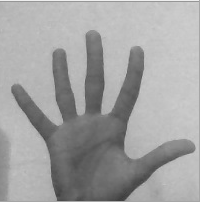
#> input picture hand.png, 200 x 202 px, found by its file name
$ jupyter execute hand_detection.ipynb
#> lines starting #> are read from the running program, lines starting #| are printed output that depends on the picture; after the words box and inside, x2 and y2 are one past the last pixel; in counts of white or black regions, pixels touching at a corner belong together
[cell 1]
import cv2
import numpy as np
import math

[cell 2]
from google.colab import drive
drive.mount("/content/gdrive")

[cell 3]
from matplotlib import pyplot as plt
img = cv2.imread("/content/gdrive/My Drive/ml/materials/hand.png")
#> img is the input picture: shape (202, 200, 3); min 59, max 237, mean 161.6

plt.imshow(img)
plt.axis("off")
plt.show()

[cell 4]
gray = cv2.cvtColor(img, cv2.COLOR_BGR2GRAY)
blurred = cv2.GaussianBlur(gray, (15,15), 0 )
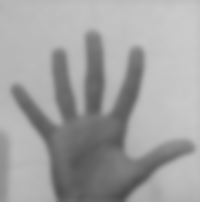
#> blurred: shape (202, 200); min 74, max 202, mean 161.5
_, threshed = cv2.threshold(blurred, 150, 255, cv2.THRESH_BINARY_INV)
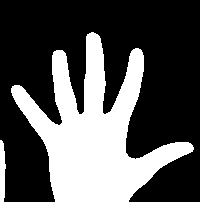
#> threshed: shape (202, 200); 32.9% white; 2 white regions, box (x1, y1, x2, y2) and area: (11, 32, 194, 202) 13008, (0, 140, 6, 202) 296
kernel = np.ones((3,3), dtype = np.uint8)
threshed = cv2.morphologyEx(threshed, cv2.MORPH_OPEN, kernel , iterations = 5 )
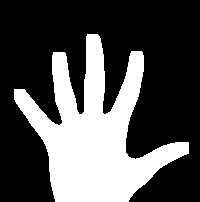
#> threshed: shape (202, 200); 31.8% white; 1 white region
contours, hier = cv2.findContours(threshed, cv2.RETR_TREE, cv2.CHAIN_APPROX_NONE)
#> contours = 1 contour; box (x1, y1, x2, y2) and area: (14, 34, 189, 202) 12420
hull = cv2.convexHull(contours[0])
#> hull = contour of 11 points, box (x1, y1, x2, y2) (14, 34, 189, 202), area 20508
hull_work = cv2.convexHull(contours[0], returnPoints= False)
#> hull_work = [859, 703, 702, 538, 527, 463, 390, 288, 278, 155, 0]
cv2.drawContours(img, contours, -1, (255,0,0), 2)
cv2.drawContours(img, hull, -1, (0,0,255), 3)
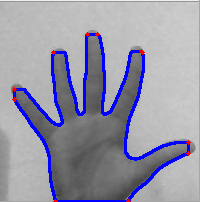
#> img: shape (202, 200, 3); mean B, G, R 168.8, 150.7, 151.5

plt.imshow(threshed)
plt.axis("off")
plt.show()

[cell 5]
defects = cv2.convexityDefects(contours[0], hull_work)
#> defects = [[0, 155, 80, 17381], [155, 278, 228, 14615], [288, 390, 335, 3113], [463, 527, 499, 1679], [538, 702, 602, 15526], [703, 859, 779, 18458]]
count = 0
for i in range(len(defects)):
    s, e, f, _ = defects[i,0]
    print(s, e, f)
    start = contours[0][s][0]
    end = contours[0][e][0]
    far = contours[0][f][0]
    a = math.sqrt((end[0]-start[0])**2 + (end[1]-start[1])**2)
    b = math.sqrt((far[0]-start[0])**2 + (far[1]-start[1])**2)
    c = math.sqrt((end[0]-far[0])**2 + (end[1]-far[1])**2)
    angle = math.acos((b**2 + c**2 -a**2)/ (2 * b * c)) * 57
    if angle <= 90:
        count+=1
        cv2.circle(img, (far[0],far[1]), 5, (0,255,0), -1)
#> this loop made 6 passes
#> (s, e, f, start, end, far, a, b) on passes 1 to 6: (0, 155, 80, [87, 34], [53, 52], [81, 114], 38.47, 80.22), (155, 278, 228, [53, 52], [14, 89], [59, 125], 53.76, 73.25), (288, 390, 335, [14, 99], [55, 201], [46, 146], 109.9, 56.86), (463, 527, 499, [128, 201], [188, 153], [160, 167], 76.84, 46.69), (538, 702, 602, [188, 142], [142, 52], [125, 152], 101.1, 63.79), (703, 859, 779, [141, 51], [97, 34], [104, 114], 47.17, 73.06)
#| 0 155 80
#| 155 278 228
#| 288 390 335
#| 463 527 499
#| 538 702 602
#| 703 859 779
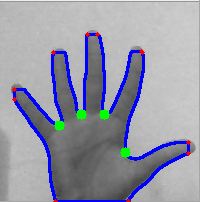
#> img: shape (202, 200, 3); 0.8% of pixels changed, all inside (x1, y1, x2, y2) = (54, 109, 131, 158)
#> after the loop, count = 4
cv2.putText(img, "There are "+str(count+1)+" fingers", (10,10), cv2.FONT_HERSHEY_SIMPLEX, 0.4,(0,0,0))
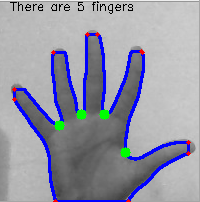
#> img: shape (202, 200, 3); 0.65% of pixels changed, all inside (x1, y1, x2, y2) = (10, 1, 133, 14)

plt.imshow(img)
plt.axis("off")
plt.show()
